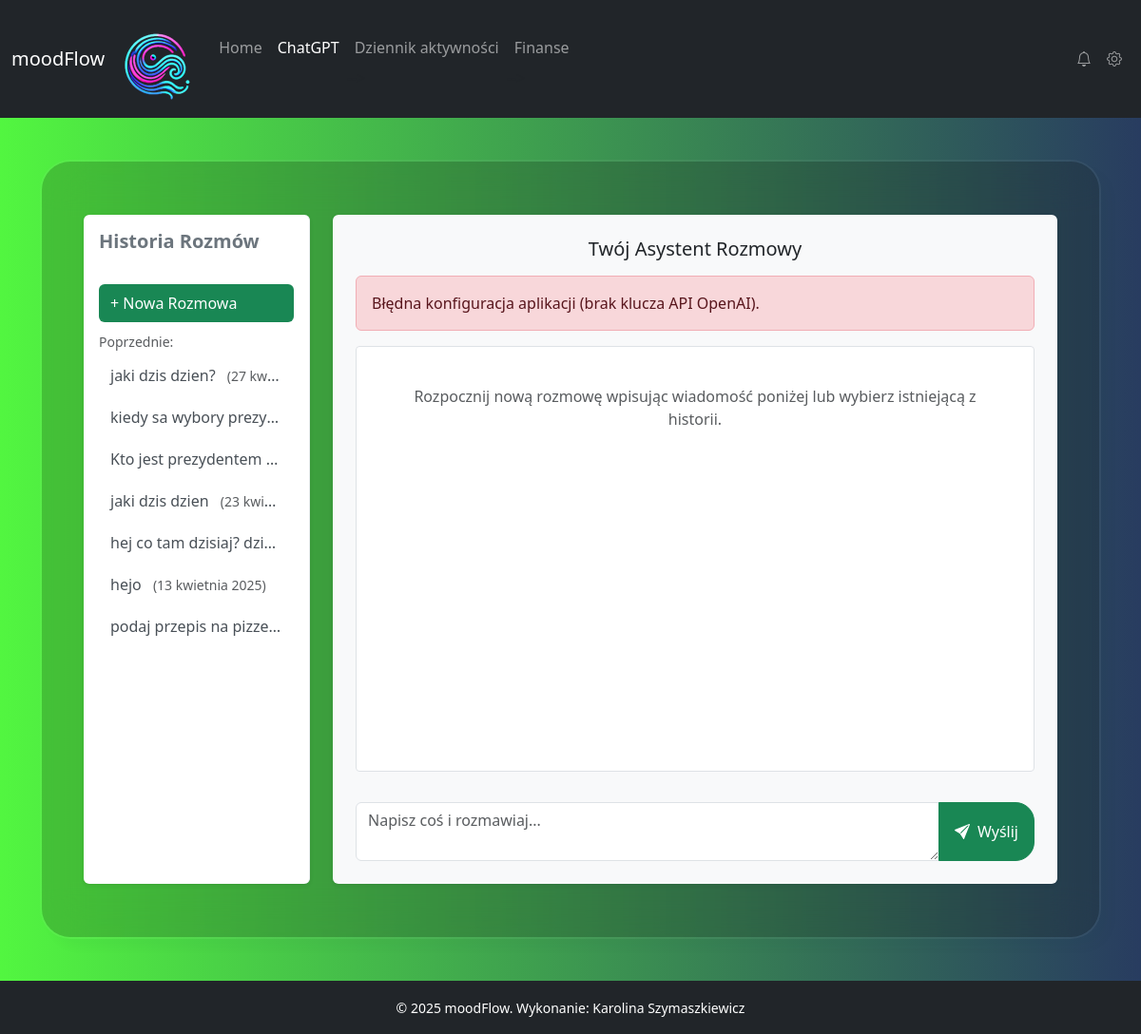
/chat/, run on an earlier commit of the app's database.
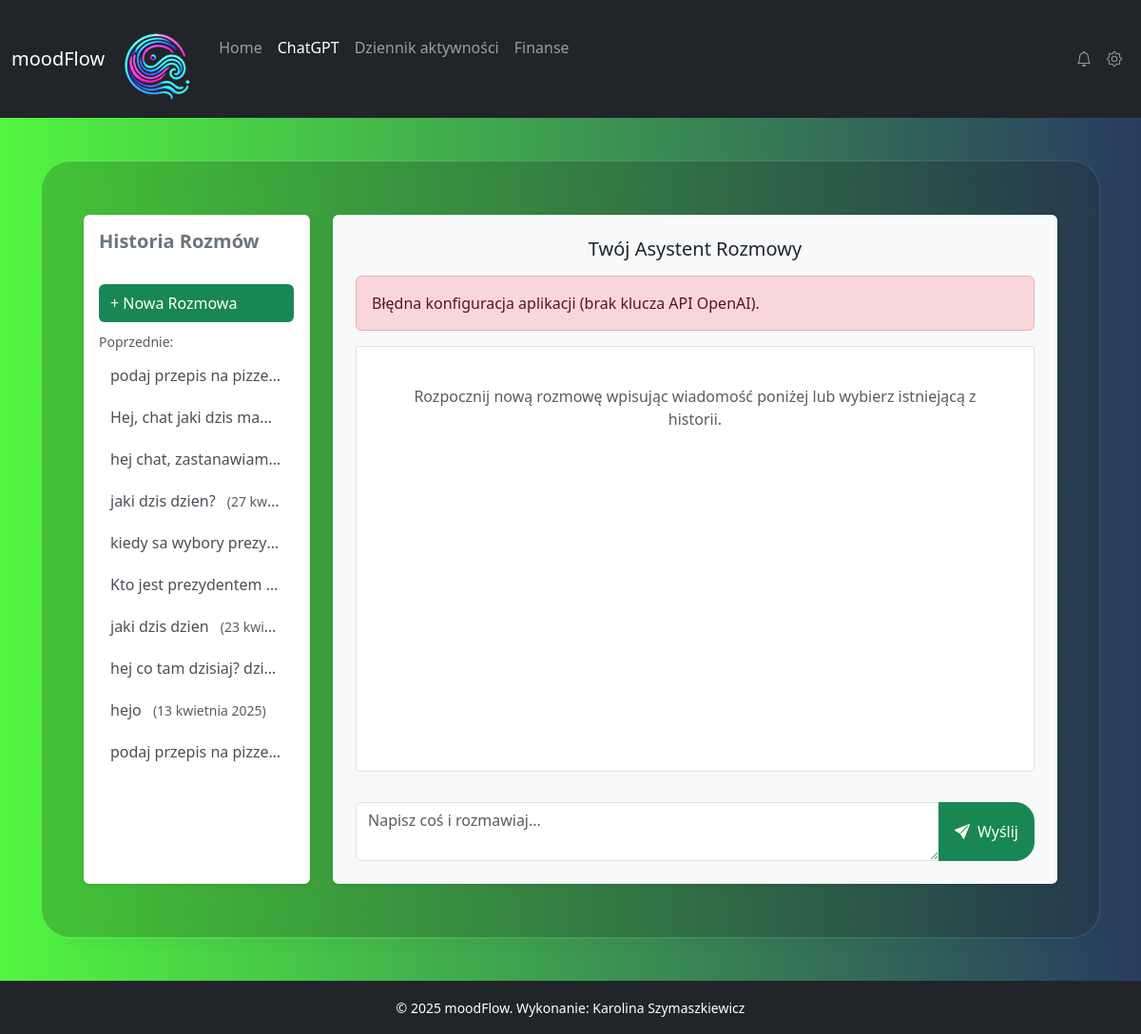
And on a later commit of the database.
### myapp/models.py (models this page shows, shortened)
class Conversation(models.Model):
    id = models.UUIDField(
        primary_key=True,
        default=uuid.uuid4,  # Automatycznie generuj UUID
        editable=False
    )
    title = models.CharField(
        max_length=100,
        blank=True,
        help_text="Tytuł rozmowy (np. skrócony pierwszy prompt)"
    )
    created_at = models.DateTimeField(
        default=timezone.now,
        editable=False
    )
    class Meta:
        ordering = ['-created_at']
        verbose_name = "Rozmowa (Sesja)"
        verbose_name_plural = "Rozmowy (Sesje)"

### myapp/views.py (the view, shortened to what this page needs)
# urls.py: path('chat/', chat, name='chat'),
def chat(request, conversation_id=None):
    openai_api_key, serpapi_api_key = get_api_keys()
    error_message = None
    model = "gpt-4o" # lub gpt-3.5-turbo
    form = ChatForm()
    current_conversation = None
    messages_queryset = Message.objects.none()
    conversation_history_list = Conversation.objects.all() # Używa domyślnego sortowania z Meta
    if not openai_api_key:
        error_message = "Błędna konfiguracja aplikacji (brak klucza API OpenAI)."
    if not serpapi_api_key:
        print("OSTRZEŻENIE: Brak klucza API SerpApi. Wyszukiwanie w Google będzie niedostępne.")
    if request.method == 'GET':
        if conversation_id:
            print(f"[DEBUG] GET: Próba załadowania conversation_id: {conversation_id}")
            try:
                current_conversation = Conversation.objects.get(id=conversation_id)
                messages_queryset = current_conversation.messages.all()
                print(f"[DEBUG] GET: Znaleziono: '{current_conversation.title}'. Wiadomości: {messages_queryset.count()}")
                request.session['conversation_id'] = str(current_conversation.id)
                request.session.save()
            except Conversation.DoesNotExist:
                print(f"[DEBUG] GET: Conversation {conversation_id} nie istnieje.")
                error_message = "Wybrana rozmowa nie istnieje."
                if 'conversation_id' in request.session:
                    del request.session['conversation_id']
                return redirect('chat')
            except Exception as e:
                print(f"[DEBUG] GET: Błąd ładowania rozmowy {conversation_id}: {e}")
                error_message = "Wystąpił błąd serwera podczas ładowania rozmowy."
        else:
            print("[DEBUG] GET: Ładowanie widoku dla nowej rozmowy.")
            if 'conversation_id' in request.session:
                del request.session['conversation_id']
                request.session.save()
    context = {
        "form": form,
        "error_message": error_message,
        "messages": messages_queryset,
        "conversation": current_conversation,
        "conversation_history_list": conversation_history_list
    }
    print(f"[DEBUG] Rendering template. Conversation loaded: {current_conversation}. Messages in context: {messages_queryset.count() if messages_queryset else 0}")
    return render(request, "myapp/chat.html", context)

### myapp/forms.py
class ChatForm(forms.Form):
    prompt = forms.CharField(label="Prompt", widget=forms.Textarea(attrs={"class": "form-control",
                                                                           "placeholder": "Napisz coś i rozmawiaj...",
                                                                           "id": "prompt",
                                                                             "rows":2,
                                                                    }))

### myapp/context_processors.py (called while the page is built)
def global_context(request):
    return {
        'year': datetime.now().year
    }

### myapp/views.py (called while the page is built)
def get_api_keys():
    keys = {}
    try:
        with open('./.env.txt', 'r') as f:
            for line in f:
                line = line.strip()
                if line and not line.startswith('#'):
                    key_name, key_value = line.split('=', 1)
                    keys[key_name.strip()] = key_value.strip()
    except FileNotFoundError:
        print("OSTRZEŻENIE: Plik .env.txt nie został znaleziony.")
    except Exception as e:
        print(f"Błąd odczytu pliku z kluczami API: {str(e)}")
    return keys.get('OPENAI_API_KEY'), keys.get('SERPAPI_API_KEY')

### myapp/templates/myapp/chat.html (shortened to what the changed rows need)
{% extends "base.html" %}
{% load static %}
{% load tz %}
{% load humanize %}
{% block content %}
<div class="container-fluid pt-3 pb-3">
    <div class="row chat-layout-row">
       <div class="col-lg-3 col-md-4 order-md-1">
            <div id="chat-sidebar">
                <div class="sidebar-list-container flex-grow-1">
                    <ul class="list-unstyled chat-history-list">
                        {% for conv in conversation_history_list %}
                            {% url 'chat_view_conversation' conversation_id=conv.id as conv_url %}
                            <li>
                                <a href="{{ conv_url }}"
                                   title="{{ conv.title|default:'Rozmowa bez tytułu' }} ({{ conv.created_at|naturalday }})"
                                   class="{% if conversation and conversation.id == conv.id %}active bg-success{% endif %}">
                                     {{ conv.title|default:"Rozmowa bez tytułu"|truncatechars:25 }}
                                     <small class="text-muted ms-2">({{ conv.created_at|naturalday }})</small>
                                </a>
                            </li>
                        {% endfor %}
                    </ul>
                </div>
            </div>
        </div>
        <div class="col-lg-9 col-md-8 order-md-2">
             <div id="main-chat-area" class="bg-light p-3 p-md-4 rounded shadow-sm d-flex flex-column h-100">
                <h1 class="h4 text-dark mb-3 text-center">Twój Asystent Rozmowy</h1>
            </div>
        </div>
    </div>
</div>
{% endblock %}

What changed in the data, as far as the page shows it:
added Conversation: title "podaj przepis na pizze…"
added Conversation: title "Hej, chat jaki dzis ma…"
added Conversation: title "hej chat, zastanawiam…"
